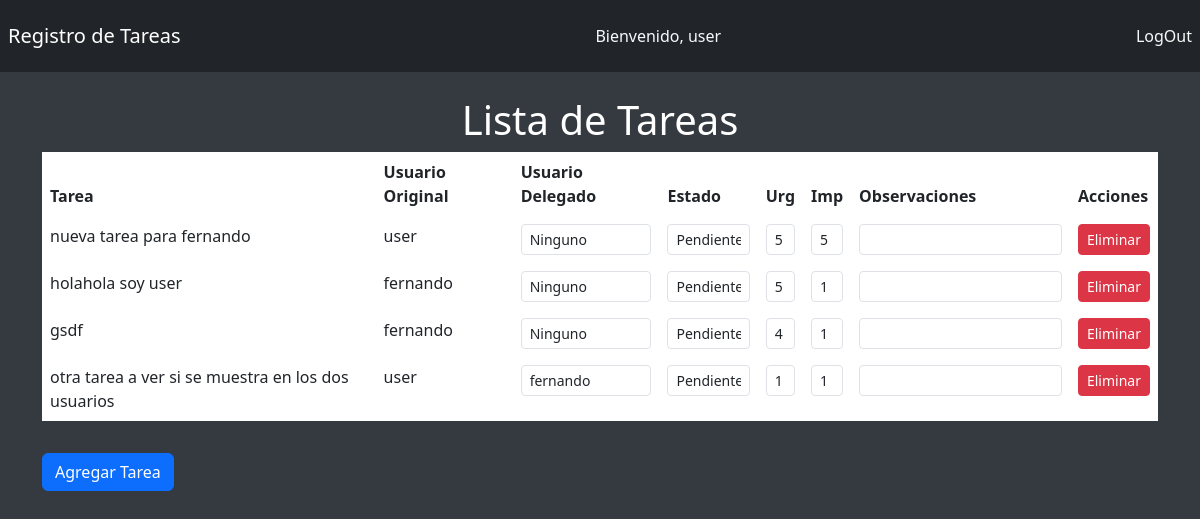
The app's page /tasks/ (signed in) with its own data.
### tasks/models.py (models this page shows, shortened)
class Task(models.Model):
    PENDING = 'Pendiente'
    TODO = 'Por hacer'
    ASSIGNED = 'Asignada'
    IN_PROGRESS = 'En curso'
    DELAYED = 'Demorada'
    COMPLETED = 'Finalizada'
    STATUS_CHOICES = [
        (PENDING, 'Pendiente'),
        (TODO, 'Por hacer'),
        (ASSIGNED, 'Asignada'),
        (IN_PROGRESS, 'En curso'),
        (DELAYED, 'Demorada'),
        (COMPLETED, 'Finalizada'),
    ]
    PRIORITY_CHOICES = [
        (1, '1'),
        (2, '2'),
        (3, '3'),
        (4, '4'),
        (5, '5'),
    ]
    created_by = models.ForeignKey(User, on_delete=models.CASCADE, related_name='created_tasks')
    delegated_to = models.ForeignKey(User, on_delete=models.CASCADE, null=True, blank=True, related_name='delegated_tasks')
    title = models.CharField(max_length=200)
    status = models.CharField(max_length=20, choices=STATUS_CHOICES, default=PENDING)
    importance = models.IntegerField(choices=PRIORITY_CHOICES, default=1)
    urgency = models.IntegerField(choices=PRIORITY_CHOICES, default=1)
    observations = models.TextField(blank=True)
    created_at = models.DateTimeField(auto_now_add=True)
    updated_at = models.DateTimeField(auto_now=True)

### tasks/views.py (the view, shortened to what this page needs)
# urls.py: path('', views.task_list, name='task_list'),
@login_required
def task_list(request):
    tasks = Task.objects.filter(Q(created_by=request.user) | Q(delegated_to=request.user)).order_by('-urgency', '-importance')
    status_choices = Task.STATUS_CHOICES
    priority_choices = Task.PRIORITY_CHOICES
    users = User.objects.exclude(pk=request.user.pk)  # Obtén la lista de usuarios disponibles para delegar
    return render(request, 'tasks/task_list.html', {'tasks': tasks, 'status_choices': status_choices, 'priority_choices': priority_choices, 'users': users})

### tasks/templates/tasks/task_list.html (shortened to what this page needs)
{% extends 'base.html' %}
{% block content %}
<div class="container">
   <h1 class="text-center mt-4">Lista de Tareas</h1>
   <table class="table table-borderless text-light">
       <thead class="thead-dark">
           <tr>
               <th scope="col">Tarea</th>
               <th scope="col">Usuario Original</th>
               <th scope="col">Usuario Delegado</th>
               <th scope="col">Estado</th>
               <th scope="col">Urg</th>
               <th scope="col">Imp</th>
               <th scope="col">Observaciones</th>
               <th scope="col">Acciones</th>
           </tr>
       </thead>
       <tbody>
           {% for task in tasks %}
           <tr>
               <td>{{ task.title }}</td>
               <td>{{ task.created_by.username }}</td>
               <td>
                   <form method="POST" action="{% url 'task_list' %}" class="d-inline">
                       <select name="delegated_to" class="form-control form-control-sm" onchange="this.form.submit()">
                           <option value="">Ninguno</option>
                           {% for user in users %}
                           <option value="{{ user.id }}" {% if task.delegated_to == user %}selected{% endif %}>{{ user.username }}</option>
                           {% endfor %}
                       </select>
                   </form>
               </td>
               <td>
                   <form method="POST" action="{% url 'update_status' task.id %}" class="d-inline">
                       <select name="status" class="form-control form-control-sm" onchange="this.form.submit()">
                           {% for choice in status_choices %}
                               <option value="{{ choice.0 }}" {% if choice.0 == task.status %}selected{% endif %}>{{ choice.1 }}</option>
                           {% endfor %}
                       </select>
                   </form>
               </td>
               <td>
                   <form method="POST" action="{% url 'update_urgency' task.id %}" class="d-inline">
                       <select name="urgency" class="form-control form-control-sm" onchange="this.form.submit()">
                           {% for choice in priority_choices %}
                               <option value="{{ choice.0 }}" {% if choice.0 == task.urgency %}selected{% endif %}>{{ choice.1 }}</option>
                           {% endfor %}
                       </select>
                   </form>
               </td>
               <td>
                   <form method="POST" action="{% url 'update_importance' task.id %}" class="d-inline">
                       <select name="importance" class="form-control form-control-sm" onchange="this.form.submit()">
                           {% for choice in priority_choices %}
                               <option value="{{ choice.0 }}" {% if choice.0 == task.importance %}selected{% endif %}>{{ choice.1 }}</option>
                           {% endfor %}
                       </select>
                   </form>
               </td>
               <td>
                   <form method="POST" action="{% url 'update_observations' task.id %}" class="d-inline">
                       <input type="text" name="observations" class="form-control form-control-sm" onchange="this.form.submit()" value="{{ task.observations }}">
                   </form>
               </td>
               <td>
                   <a href="{% url 'delete_task' task.id %}" class="btn btn-danger btn-sm">Eliminar</a>
               </td>
           </tr>
           {% endfor %}
       </tbody>
   </table>
   <a href="{% url 'create_task' %}" class="btn btn-primary mt-3">Agregar Tarea</a>
</div>
{% endblock %}

### tasks/templates/base.html (shortened to what this page needs)
<!DOCTYPE html>
<html lang="es">
<head>
    <link href="https://cdn.jsdelivr.net/npm/bootstrap@5.3.0-alpha3/dist/css/bootstrap.min.css" rel="stylesheet">
</head>
<body>
    <nav class="navbar navbar-dark bg-dark text-light ">
        <span class="navbar-brand m-lg-2">Registro de Tareas</span>
        {% if user.is_authenticated %}
        <span class="navbar-text text-light m-lg-2">Bienvenido, {{ user.username }}</span>
        <a class="nav-link text-light m-lg-2" href="{% url 'logout' %}">LogOut</a>
        {% endif %}
    </nav>
    {% block content %}
    {% endblock %}
</body>
</html>

### tasks/templates/base.html (style rules this page uses)
body { background-color: #343a40; color: #ffffff; }

### records on screen
Task: title "nueva tarea para fernando", created_by.username "user", status "Pendiente", urgency "5", importance "5"
Task: title "holahola soy user", created_by.username "fernando", status "Pendiente", urgency "5", importance "1"
Task: title "gsdf", created_by.username "fernando", status "Pendiente", urgency "4", importance "1"
Task: title "otra tarea a ver si se muestra en los dos usuarios", created_by.username "user", delegated_to "fernando", status "Pendiente", urgency "1", importance "1"

### other values on screen
{{ user.username }} "user"
